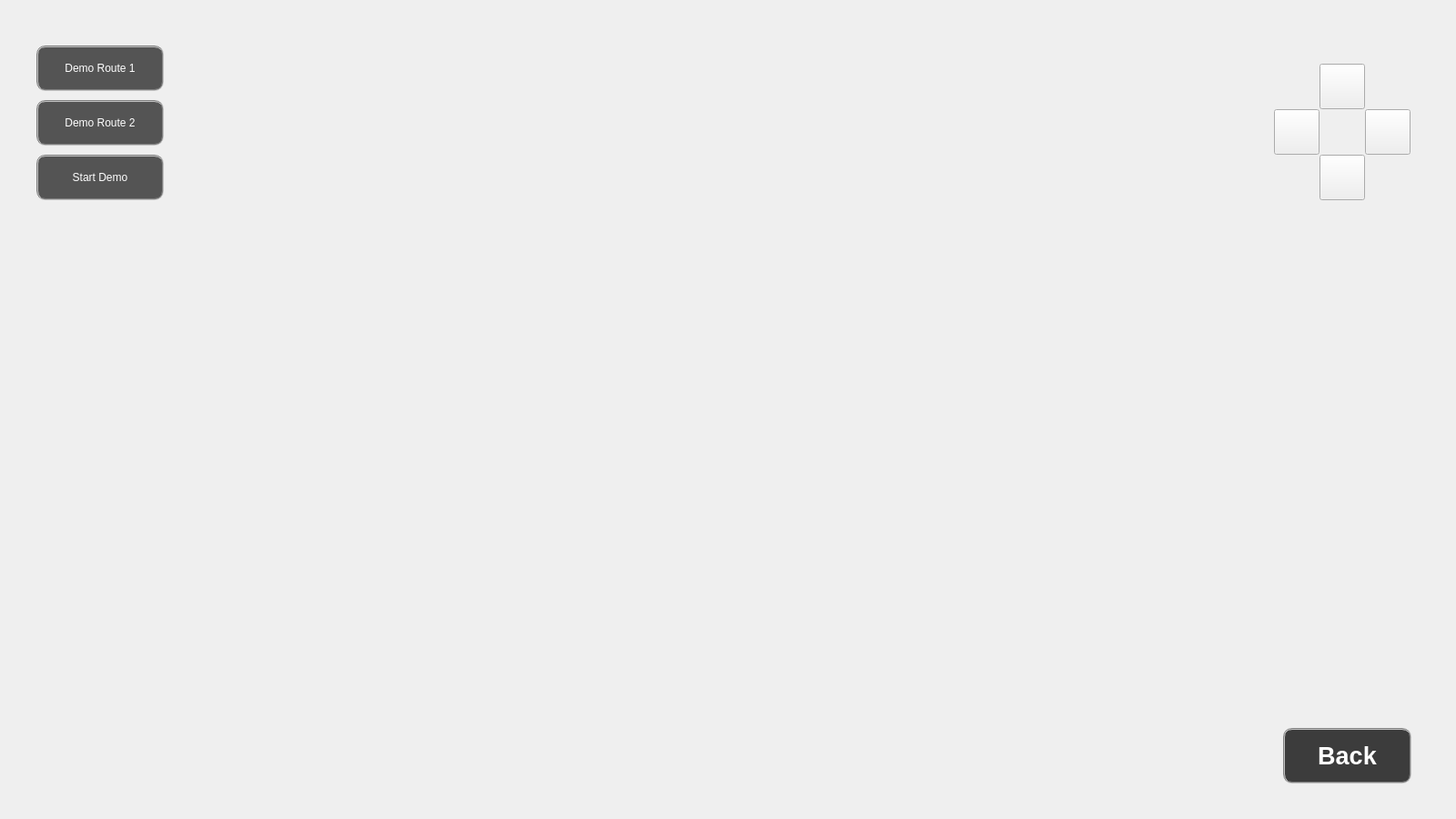
<?xml version="1.0" encoding="UTF-8"?>
<ui version="4.0">
 <class>Map</class>
 <widget class="QWidget" name="Map">
  <property name="geometry">
   <rect>
    <x>0</x>
    <y>0</y>
    <width>1600</width>
    <height>900</height>
   </rect>
  </property>
  <property name="windowTitle">
   <string>Form</string>
  </property>
  <widget class="QPushButton" name="btn_StartDemo">
   <property name="geometry">
    <rect>
     <x>40</x>
     <y>170</y>
     <width>140</width>
     <height>50</height>
    </rect>
   </property>
   <property name="styleSheet">
    <string notr="true">QPushButton{color: White;
								background-color:rgba(0,0,0,0.65);
								border:2px groove gray;
								border-radius:10px;
								padding:2px 4px;}</string>
   </property>
   <property name="text">
    <string>Start Demo</string>
   </property>
  </widget>
  <widget class="QPushButton" name="btn_mapback">
   <property name="geometry">
    <rect>
     <x>1410</x>
     <y>800</y>
     <width>141</width>
     <height>61</height>
    </rect>
   </property>
   <property name="font">
    <font>
     <pointsize>20</pointsize>
     <weight>75</weight>
     <bold>true</bold>
    </font>
   </property>
   <property name="styleSheet">
    <string notr="true">QPushButton{color: White;
								background-color:rgba(0,0,0,0.75);
								border:2px groove gray;
								border-radius:10px;
								padding:2px 4px;}</string>
   </property>
   <property name="text">
    <string>Back</string>
   </property>
  </widget>
  <widget class="QPushButton" name="btn_Up">
   <property name="geometry">
    <rect>
     <x>1450</x>
     <y>70</y>
     <width>50</width>
     <height>50</height>
    </rect>
   </property>
   <property name="styleSheet">
    <string notr="true">QPushButton{boders:none;
								border-image: url(/home/jk/SmartNav-x86_64-build/install/image/arrow1.png);}</string>
   </property>
   <property name="text">
    <string/>
   </property>
  </widget>
  <widget class="QPushButton" name="btn_Left">
   <property name="geometry">
    <rect>
     <x>1400</x>
     <y>120</y>
     <width>50</width>
     <height>50</height>
    </rect>
   </property>
   <property name="styleSheet">
    <string notr="true">QPushButton{boders:none;
								border-image: url(/home/jk/SmartNav-x86_64-build/install/image/arrow2.png);}</string>
   </property>
   <property name="text">
    <string/>
   </property>
  </widget>
  <widget class="QPushButton" name="btn_Right">
   <property name="geometry">
    <rect>
     <x>1500</x>
     <y>120</y>
     <width>50</width>
     <height>50</height>
    </rect>
   </property>
   <property name="styleSheet">
    <string notr="true">QPushButton{boders:none;
								border-image: url(/home/jk/SmartNav-x86_64-build/install/image/arrow4.png);}</string>
   </property>
   <property name="text">
    <string/>
   </property>
  </widget>
  <widget class="QPushButton" name="btn_Down">
   <property name="geometry">
    <rect>
     <x>1450</x>
     <y>170</y>
     <width>50</width>
     <height>50</height>
    </rect>
   </property>
   <property name="styleSheet">
    <string notr="true">QPushButton{boders:none;
								border-image: url(/home/jk/SmartNav-x86_64-build/install/image/arrow3.png);}</string>
   </property>
   <property name="text">
    <string/>
   </property>
  </widget>
  <widget class="QPushButton" name="btn_DemoRoute1">
   <property name="geometry">
    <rect>
     <x>40</x>
     <y>50</y>
     <width>140</width>
     <height>50</height>
    </rect>
   </property>
   <property name="styleSheet">
    <string notr="true">QPushButton{color: White;
								background-color:rgba(0,0,0,0.65);
								border:2px groove gray;
								border-radius:10px;
								padding:2px 4px;}</string>
   </property>
   <property name="text">
    <string>Demo Route 1</string>
   </property>
  </widget>
  <widget class="QPushButton" name="btn_DemoRoute2">
   <property name="geometry">
    <rect>
     <x>40</x>
     <y>110</y>
     <width>140</width>
     <height>50</height>
    </rect>
   </property>
   <property name="styleSheet">
    <string notr="true">QPushButton{color: White;
								background-color:rgba(0,0,0,0.65);
								border:2px groove gray;
								border-radius:10px;
								padding:2px 4px;}</string>
   </property>
   <property name="text">
    <string>Demo Route 2</string>
   </property>
  </widget>
 </widget>
 <resources/>
 <connections/>
</ui>
